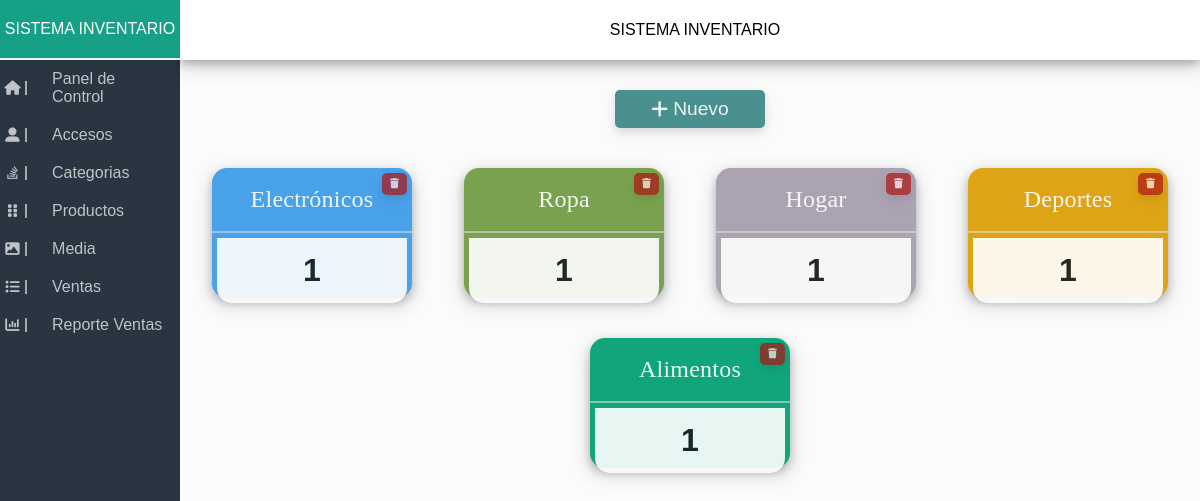
The app's page /index.php?m=index&url=Categorias&table=Categoria with its own data.
### tables this page shows
CREATE TABLE Categoria(
	Codigo INT AUTO_INCREMENT PRIMARY KEY,
    Nombre VARCHAR(30) NOT NULL,
    Descripcion VARCHAR(255) NOT NULL
);

### controlador/index.php (called while the page is built, shortened)
<?php
    require_once("modelo/index.php");
    class Controller{
        static function index(){
            $url = $_REQUEST['url'];
            require_once("vista/$url.php");
        }
    }
?>

### modelo/index.php (called while the page is built, shortened)
<?php
    class Modelo{
        public $db;
        private $datos;
        public function __construct(){
            $this->db = new PDO('mysql:host=localhost;dbname=Inventario',"root","");
        }
        public function consulta($query, $Assoc){
            $resultado = $this->db->query($query);
            if ($resultado) {
                if ($Assoc) {
                    $this->datos = $resultado->fetchAll(PDO::FETCH_ASSOC);
                }
                else {
                    $this->datos = $resultado->fetchAll(PDO::FETCH_NUM);
                }
                return $this->datos;
            }else {
                echo "Error en la consulta";
                return;
            }
         }
    }
?>

### vista/Categorias.php (the view, shortened to what this page needs)
<?php $Model = new Modelo(); ?>
<div class="Stats">
	<div style="width: 100%">
		<a class="btn new" style="width: 150px; font-size: 1.5em; margin-bottom: 20px;" onclick="openModal()">
			<i class="fa-solid fa-plus fa-fade"></i>
			<p>Nuevo</p>
		</a>
	</div>
	<?php
        $dato =  $Model->consulta("SELECT * FROM Categoria", 1);
		foreach ($dato as $key):
    ?>
			<div class="CardMini" <?php echo "style=\"background-color: rgb(".strval((22 + (50 * (int)$key['Codigo'])) % 255).",
																			".strval((160 + (1 * (int)$key['Codigo'])) % 255).",
																			".strval((133 + (100 * (int)$key['Codigo'])) % 255).")\" ";?>>
				<div class="CardMini-Head">
					<a href="index.php?m=index&url=Categorias&table=Categoria&on=<?php echo $key['Codigo']?>&tableShow=Producto&nombre=<?php echo $key['Nombre']?>">
						<?php echo $key['Nombre'] ?>
					</a>
					<div>
						<a class="btn delete" href="index.php?m=eliminar&id=<?php echo $key['Codigo']?>&table=Categoria" onclick="return confirm('ESTA SEGURO'); false">
							<i class="fa-solid fa-trash"></i>
						</a>
					</div>
				</div>
				<div class="CardMini-Footer">
					<?php
						$cod = $key['Codigo'];
						$productos = $Model->consulta("SELECT * FROM Producto
													   WHERE CodigoC = $cod;", 1);
					?>
					<p class="Card-Num">  <?php echo count($productos);?> </p>
				</div>
			</div>
	<?php endforeach; ?>
</div>

### vista/css/stylesss.css (style rules this page uses)
* { font-family: Arial, sans-serif; margin: 0; padding: 0; box-sizing: border-box; }
body { background-color: #fbfbfb; }
.Stats { width: 85%; margin: 30px 0; display: flex; justify-content: space-evenly; flex-wrap: wrap; text-align: center; }
.Card-Num { font-size: 2rem; font-weight: bolder; }
.CardMini { width: 200px; height: 130px; margin: 20px; color: #fff; text-align: center; border-radius: 15px; box-shadow: 0px 4px 8px 0 rgba(0, 0, 0, 0.2), 0 6px 20px 0 rgba(0, 0, 0, 0.19); }
.CardMini-Head { height: 50%; border-bottom: 2px solid #dddddd94; position: relative; }
.CardMini-Head > a { width: 100%; height: 100%; display: flex; align-items: center; justify-content: center; text-decoration: none; color: #fff; font-size: 1.5rem; font-family: fantasy; letter-spacing: 0.01em; opacity: 0.9; }
.CardMini-Head > div { position: absolute; top: 5px; right: 3px; opacity: 0.7; }
.CardMini-Head > div > a { font-size: 0.8em; padding: 6px 8px; padding-top: 4px; }
.CardMini-Footer { height: 50%; display: flex; align-items: center; justify-content: center; margin: 5px; border-radius: 0 0 15px 15px; background-color: rgb(255, 255, 255); color: #151b22; opacity: 0.9; }
.btn { display: inline-flex; padding: 8px 15px; margin: 0 2px; font-size: 16px; text-align: center; justify-content: center; align-items: center; text-decoration: none; cursor: pointer; border-radius: 5px; transition: background-color 0.3s, color 0.3s; background-color: rgba(73, 144, 142, 255); box-shadow: 0px 4px 8px 0 rgba(0, 0, 0, 0.1), 0 6px 20px 0 rgba(0, 0, 0, 0.05); text-shadow: none; }
.btn i { padding-top: 2px; font-size: 0.8em; color: #fff; opacity: 0.9; }
.btn p { margin-left: 5px; font-size: 0.8em; color: #fff; opacity: 0.9; }
.delete { background-color: rgb(173, 18, 18); }

### records on screen
categoria: Nombre "Electrónicos", count($productos) "1"
categoria: Nombre "Ropa", count($productos) "1"
categoria: Nombre "Hogar", count($productos) "1"
categoria: Nombre "Deportes", count($productos) "1"
categoria: Nombre "Alimentos", count($productos) "1"
